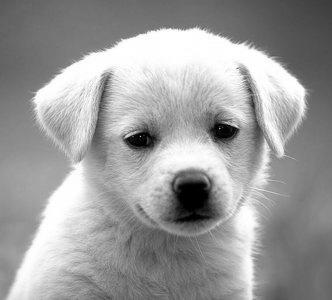
#> input picture ImageForGradient/puppy.jpeg, 332 x 300 px
$ python imageGradientCalculation.py
#> lines starting #> are read from the running program, lines starting #| are printed output that depends on the picture
## Script written to test the gradient calculation of an image, the same method was then applied to the 3D volumetric data used for the project.

import numpy as np
import matplotlib.pyplot as plt
from mpl_toolkits.mplot3d.art3d import Poly3DCollection
from PIL import Image

image = Image.open('ImageForGradient/puppy.jpeg')
#> image is the input picture: PIL image 332x300 RGB; min 0, max 255, mean 155.7

# Ref: https://www.delftstack.com/howto/python/convert-image-to-grayscale-python/
imgGray = image.convert('L')
# Alternative: https://www.delftstack.com/howto/python/convert-image-to-grayscale-python/

## Alternative to convert image into greyscale
# Convert image to numpy array
# image_array = np.asarray(image) # has z=3 coz it has a direction for channel (rgb)

# Ref: https://www.pluralsight.com/guides/importing-image-data-into-numpy-arrays
# Alternative: https://scikit-image.org/skimage-tutorials/lectures/00_images_are_arrays.html

# r = image_array[:,:,0]
# g = image_array[:,:,1]
# b = image_array[:,:,2]
# gray = 0.3333 * r + 0.3333 * g + 0.3333 * b

gx, gy = np.gradient(imgGray)
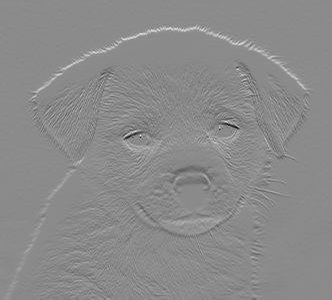
#> gx: shape (300, 332) float64; min -111, max 93, mean 0.1; drawn with min black and max white
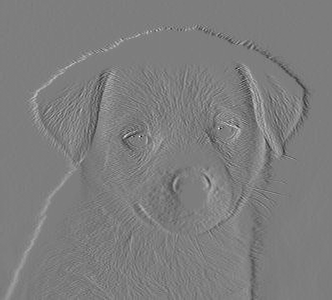
#> gy: shape (300, 332) float64; min -93.5, max 96, mean -0.1; drawn with min black and max white

# Gradient along the x-axis
plt.imshow(gx)
plt.show()

# Gradient along the y-axis
plt.imshow(gy)
plt.show()
